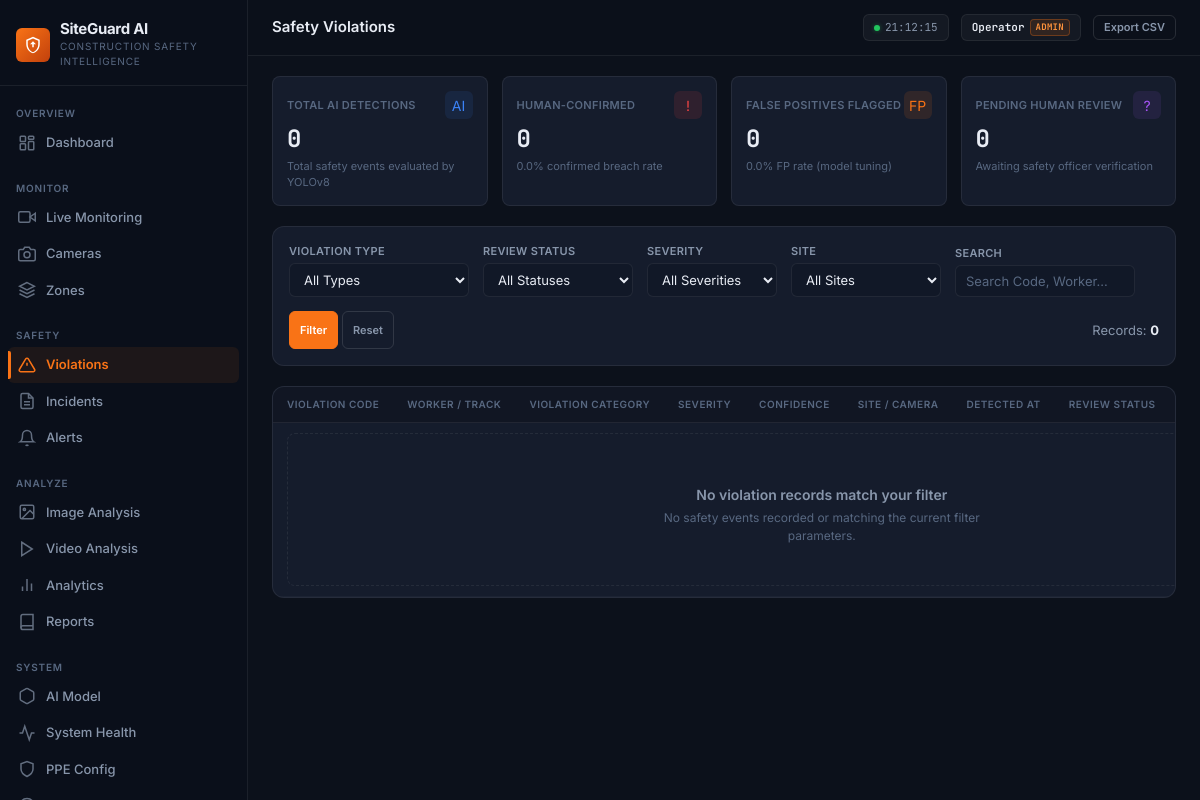
Page /violations on the earlier database version.
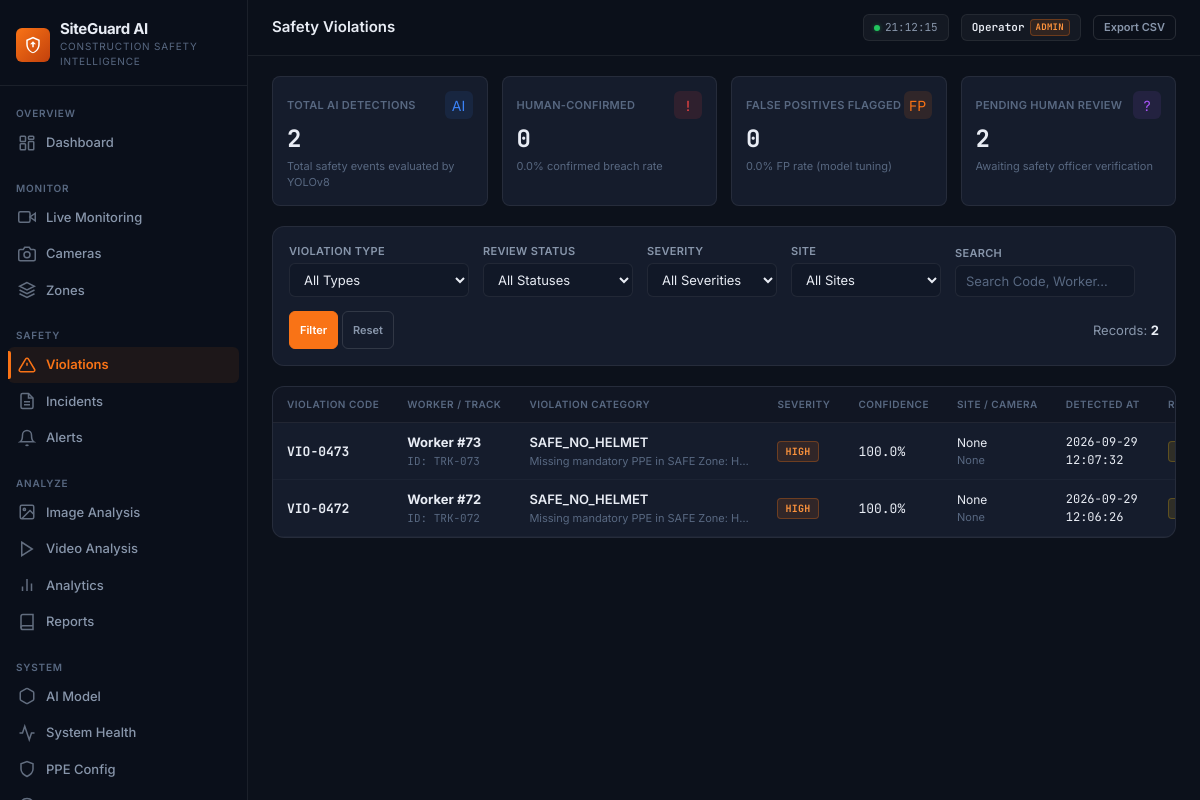
Same page on the later database version.
### tables this page shows
CREATE TABLE violations (
        id INTEGER PRIMARY KEY AUTOINCREMENT,
        violation_code TEXT UNIQUE NOT NULL,
        worker_id INTEGER NOT NULL,
        worker_label TEXT NOT NULL,
        violation_type TEXT NOT NULL,
        description TEXT,
        severity TEXT NOT NULL,
        confidence REAL NOT NULL,
        timestamp TEXT NOT NULL,
        duration_sec REAL DEFAULT 0.0,
        source TEXT NOT NULL,
        site_id INTEGER,
        zone_id INTEGER,
        camera_id INTEGER,
        snapshot_path TEXT,
        status TEXT DEFAULT 'OPEN',
        review_decision TEXT,
        reviewed_by TEXT,
        reviewed_at TEXT,
        review_notes TEXT,
        incident_id INTEGER,
        FOREIGN KEY(site_id) REFERENCES sites(id) ON DELETE SET NULL,
        FOREIGN KEY(camera_id) REFERENCES cameras(id) ON DELETE SET NULL,
        FOREIGN KEY(zone_id) REFERENCES zones(id) ON DELETE SET NULL
    );

### app.py (the view)
@app.route("/violations")
def violations_view():
    v_type = request.args.get("violation_type", "ALL")
    sev = request.args.get("severity", "ALL")
    status = request.args.get("status", "ALL")
    site_id = request.args.get("site_id", "ALL")
    search = request.args.get("search", "")
    violations = ViolationModel.get_all(
        limit=200,
        violation_type=v_type,
        severity=sev,
        status=status,
        site_id=site_id,
        search=search
    )
    review_stats = ViolationModel.get_stats()
    sites = SiteModel.get_all()
    return render_template(
        "violations.html",
        active_page="violations",
        violations=violations,
        review_stats=review_stats,
        sites=sites,
        current_v_type=v_type,
        current_sev=sev,
        current_status=status,
        current_site=site_id,
        current_search=search
    )

### app.py (called while the page is built)
@app.context_processor
def inject_global_counts():
    try:
        open_alerts = AlertModel.get_open_count()
        unread_notifs = NotificationModel.get_unread_count()
    except Exception:
        open_alerts = 0
        unread_notifs = 0
    return {
        "open_alerts_count": open_alerts,
        "unread_notifs_count": unread_notifs,
        "current_user": session.get("username", "Operator"),
        "current_role": session.get("role", "ADMIN"),
        "is_authenticated": "user_id" in session,
        "ppe_capabilities": get_ppe_capabilities()
    }

### database/db.py (called while the page is built)
def get_db_connection():
    os.makedirs(os.path.dirname(config.DB_PATH), exist_ok=True)
    conn = sqlite3.connect(config.DB_PATH, timeout=20.0)
    conn.row_factory = sqlite3.Row
    return conn

### database/models.py (called while the page is built)
    @staticmethod
    def get_open_count():
        conn = get_db_connection()
        cursor = conn.cursor()
        cursor.execute("SELECT COUNT(*) as total FROM alerts WHERE status NOT IN ('RESOLVED', 'CLOSED')")
        row = cursor.fetchone()
        conn.close()
        return row["total"] if row else 0

### templates/violations.html (shortened to what the changed rows need)
{% extends "base.html" %}
{% block content %}
<div class="stats-grid mb-20">
  <div class="stat-card">
    <div class="stat-header">
      <span class="stat-title">Total AI Detections</span>
      <span class="stat-icon stat-icon-blue">AI</span>
    </div>
    <div class="stat-value" id="stat-total-violations">{{ review_stats.total_violations }}</div>
    <div class="stat-trend">Total safety events evaluated by YOLOv8</div>
  </div>
  <div class="stat-card">
    <div class="stat-header">
      <span class="stat-title">Pending Human Review</span>
      <span class="stat-icon stat-icon-purple">?</span>
    </div>
    <div class="stat-value" id="stat-pending-reviews">{{ review_stats.pending_reviews }}</div>
    <div class="stat-trend">Awaiting safety officer verification</div>
  </div>
</div>
<div class="card filter-card mb-20">
  <form id="filter-form" method="GET" action="{{ url_for('violations_view') }}">
    <div class="filter-row">
      <div class="filter-count">
        Records: <strong class="text-primary">{{ violations|length }}</strong>
      </div>
    </div>
  </form>
</div>
<div class="card p-0 overflow-hidden">
  <div class="table-container">
    <table class="data-table">
      <thead>
        <tr>
          <th>Violation Code</th>
          <th>Worker / Track</th>
          <th>Violation Category</th>
          <th>Severity</th>
          <th>Confidence</th>
          <th>Site / Camera</th>
          <th>Detected At</th>
          <th>Review Status</th>
          <th>Evidence</th>
        </tr>
      </thead>
      <tbody>
        {% if violations and violations|length > 0 %}
          {% for v in violations %}
            <tr id="violation-row-{{ v.id }}">
              <td>
                <strong class="font-mono text-orange">
                  {{ v.violation_code }}
                </strong>
              </td>
              <td>
                <strong>{{ v.worker_label }}</strong>
                <div class="fs-11 text-muted font-mono">ID: TRK-{{ "%03d"|format(v.worker_id) }}</div>
              </td>
              <td>
                <span class="fw-600 fs-13">{{ v.violation_type }}</span>
                <div class="fs-11 text-muted max-w-220 text-ellipsis">
                  {{ v.description }}
                </div>
              </td>
              <td>
                <span class="badge badge-{{ v.severity|lower }}">{{ v.severity }}</span>
              </td>
              <td class="font-mono text-info">
                {{ (v.confidence * 100)|round(1) }}%
              </td>
              <td>
                <div class="fs-12 text-primary">{{ v.site_name|default('Construction Site') }}</div>
                <div class="fs-11 text-muted">{{ v.camera_name|default(v.source) }}</div>
              </td>
              <td class="text-muted fs-12 font-mono">
                {{ v.timestamp }}
              </td>
              <td>
                {% if v.review_decision == 'CONFIRMED' %}
                  <span class="badge badge-red">
                    CONFIRMED
                  </span>
                  {% if v.reviewed_by %}
                    <div class="fs-10 text-muted mt-2">by {{ v.reviewed_by }}</div>
                  {% endif %}
                {% else %}
                  <span class="badge badge-warning">
                  </span>
                {% endif %}
              </td>
            </tr>
          {% endfor %}
        {% else %}
          <tr>
            <td colspan="10">
              <div class="empty-state-card">
                <div class="empty-state-title">No violation records match your filter</div>
                <div class="empty-state-text">No safety events recorded or matching the current filter parameters.</div>
              </div>
            </td>
          </tr>
        {% endif %}
      </tbody>
    </table>
  </div>
</div>
{% endblock %}

Differences in the rows shown:
added violations: violation_code "VIO-0473", worker_label "Worker #73", worker_id "073", violation_type "SAFE_NO_HELMET", description "Missing mandatory PPE in SAFE Zone: H…", severity "HIGH", (v.confidence*100)|round(1) "100.0", site_name "None", camera_name "None", timestamp "2026-09-29 12:07:32"
added violations: violation_code "VIO-0472", worker_label "Worker #72", worker_id "072", violation_type "SAFE_NO_HELMET", description "Missing mandatory PPE in SAFE Zone: H…", severity "HIGH", (v.confidence*100)|round(1) "100.0", site_name "None", camera_name "None", timestamp "2026-09-29 12:06:26"
Other differences:
{{ review_stats.total_violations }}: "0" → "2"
{{ review_stats.pending_reviews }}: "0" → "2"
{{ violations|length }}: "0" → "2"
text no longer shown: "No violation records match your filter No safety events recorded or matching the current filter parameters."
